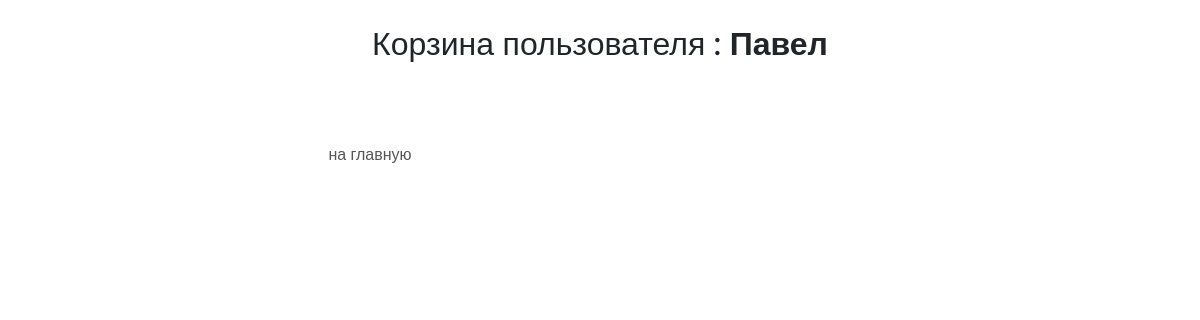
The page /basket/ (signed in) on the database as committed earlier.
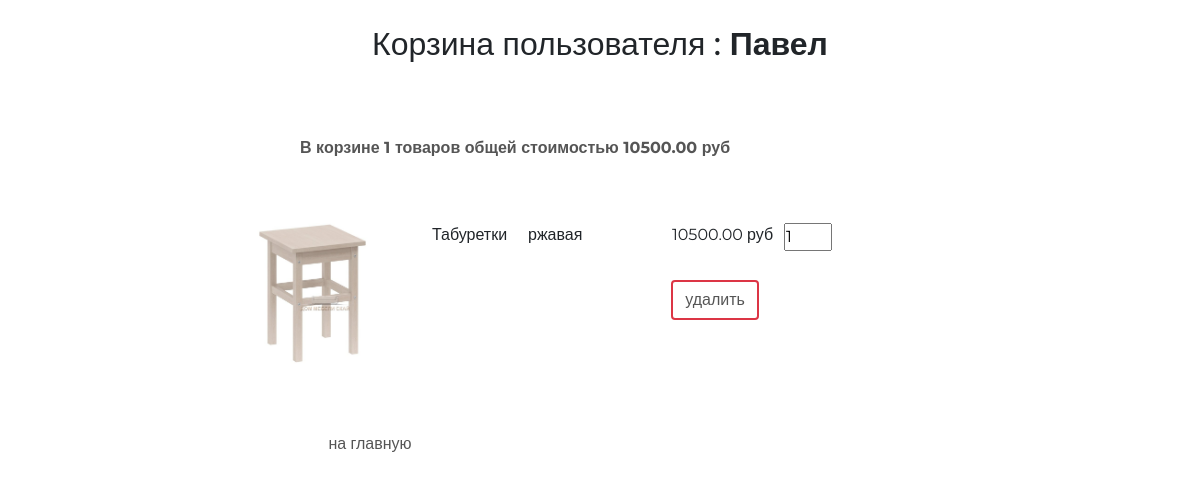
The same page on the database as committed later.
### basket/models.py (models this page shows, shortened)
class Basket(models.Model):
    user = models.ForeignKey(settings.AUTH_USER_MODEL, on_delete=models.CASCADE, related_name='basket')
    product = models.ForeignKey(Product, on_delete=models.CASCADE)
    quantity = models.PositiveIntegerField(default=0, verbose_name='количество')
    add_datatime = models.DateTimeField(auto_now_add=True,
                                        verbose_name='время')  # TODO Заменить название поля на add_datetime
    class Meta:
        verbose_name = 'Корзина'
        verbose_name_plural = 'Корзина'
    @cached_property
    def items_cached(self):
        return self.user.basket.select_related()
    @property
    def product_cost(self):
        return self.product.price * self.quantity
    @property
    def total_quantity(self):
        _items = self.items_cached
        return sum(list(map(lambda x: x.quantity, _items)))
    @property
    def total_cost(self):
        _items = self.items_cached
        return sum(list(map(lambda x: x.product_cost, _items)))

### authapp/models.py (models this page shows, shortened)
class UserProfile(AbstractUser):
    avatar = models.ImageField(upload_to='avatar', blank=True, verbose_name='Аватар')
    age = models.PositiveIntegerField(verbose_name='Возраст', blank=True, default=18)
    is_superuser = models.BooleanField(default=False, verbose_name='Администратор')
    activate_key = models.CharField(max_length=128, verbose_name='Код активации', blank=True, null=True)
    activate_key_expired = models.DateTimeField(blank=True, null=True)
    class Meta:
        verbose_name = 'Пользователь'
        verbose_name_plural = 'Пользователь'

### mainapp/models.py (models this page shows, shortened)
class Product(models.Model):
    category = models.ForeignKey(ProductCategory, on_delete=models.CASCADE, verbose_name='Категория')
    name = models.CharField(max_length=128, verbose_name='Наименование')
    image = models.ImageField(upload_to='products', blank=True, verbose_name='Изображение')
    short_desc = models.CharField(max_length=255, verbose_name='Краткое описание')
    description = models.TextField(verbose_name='Описание')
    price = models.DecimalField(decimal_places=2, max_digits=10, default=0, verbose_name='Цена')
    quantity = models.PositiveSmallIntegerField(default=0, verbose_name='Количество')
    is_active = models.BooleanField(default=True, verbose_name='Запись активна')
    updated_at = models.DateTimeField(auto_now=True, null=True, blank=True)
    created_at = models.DateTimeField(auto_now_add=True, null=True, blank=True)
    class Meta:
        verbose_name = 'Продукты'
        verbose_name_plural = 'Продукты'
        ordering = ('-id',)

class ProductCategory(models.Model):
    name = models.CharField(verbose_name='Наименование', max_length=64, unique=True)
    description = models.TextField(verbose_name='Описание')
    is_active = models.BooleanField(default=True, verbose_name='Запись активна')
    class Meta:
        verbose_name = 'Категория'
        verbose_name_plural = 'Категория'
        ordering = ('-id',)

### basket/views.py (the view)
# urls.py: path('', basket.basket,  name='basket'),
@login_required
def basket(request):
    basket_items = Basket.objects.filter(user=request.user)
    context = {
        'title': 'Корзина товаров',
        'basket_items': basket_items,
    }
    return render(request, 'basket/basket.html', context)

### adminapp/templatetags/temp_tags.py (called while the page is built)
@register.filter(name='media_for_products')  # 1 вариант регистрации шаблонного тега
def media_for_products(img_path):
    if not img_path:
        img_path = 'default_prod.svg'
    return f'{settings.MEDIA_URL}{img_path}'

### mainapp/context_processors.py (called while the page is built)
def basket(request):
    basket_items = []
    if request.user.is_authenticated:
        basket_items = Basket.objects.filter(user=request.user).select_related()
    return {
        'basket': basket_items
    }

### basket/templates/basket/basket.html
{% extends 'basket/temp.html' %}
{% load static %}
{% block content %}
  <div class="basket_item">
    <br><br>{% include 'basket/includes/inc_basket_list.html' %}
    <button class="btn btn-round">
      <a href="{% url 'mainapp:index' %}">на главную</a>
    </button>
  </div>
{% endblock %}

### basket/templates/basket/includes/inc_basket_list.html (shortened to what this page needs)
{% load temp_tags %}
<div>
    {% if basket_items %}
    <div class="basket_summary fw-bolder">
        В корзине {{ basket_items.0.total_quantity }} товаров общей стоимостью
        {{ basket_items.0.total_cost }} руб
    </div>
{% endif %}
</div>
{% for item in basket_items %}
    <div class="basket_record pt-5">
        <img src="{{ item.product.image| media_for_products }}"
             alt="{{ item.product.short_desc }}">
        <span class="category_name">{{ item.product.category.name }}</span>
        <span class="product_name">{{ item.product.name }}</span>
        <span class="product_price">{{ item.product.price }} руб</span>
        <input type="number" name="{{ item.pk }}" min="0"
                             value="{{ item.quantity }}">
        <button class="btn btn-round">
            <a href="{% url 'basket:remove' item.pk %}" class="btn border-2 border-danger">
                удалить
            </a>
        </button>
    </div>
{% endfor %}

Rows that differ between the two databases and show on the page:
added Basket: user+quantity "1", product+quantity "10500.00", product.image|media_for_products (picture), product.category.name "Табуретки", product.name "ржавая", product.price "10500.00", quantity "1"
Other text that changed with them:
text now shown: "В корзине товаров общей стоимостью руб"
